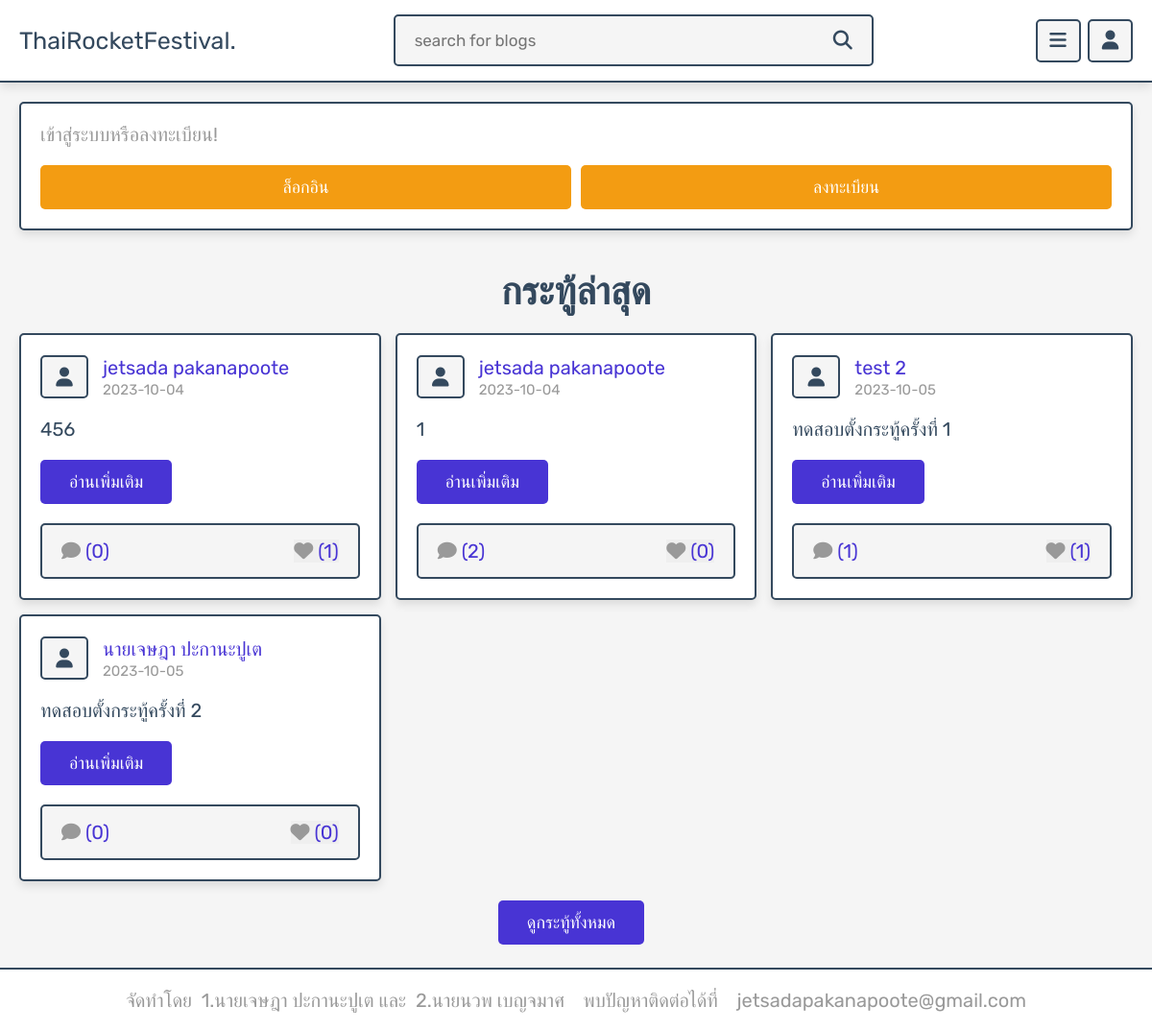
/view_list_posts.php, run on the app's committed database.
### tables this page shows
CREATE TABLE `posts` (
  `post_id` int(100) NOT NULL,
  `user_id` int(100) NOT NULL,
  `name` varchar(100) NOT NULL,
  `title` varchar(100) NOT NULL,
  `content` varchar(10000) NOT NULL,
  `image` varchar(100) NOT NULL,
  `date` date NOT NULL DEFAULT current_timestamp(),
  `status` varchar(10) NOT NULL
);

### view_list_posts.php (the view, shortened to what this page needs)
<?php
include 'components/connect.php';
if(isset($_SESSION['user_id'])){
   $user_id = $_SESSION['user_id'];
}else{
   $user_id = '';
};
?>
<!DOCTYPE html>
<html lang="en">
<head>
   <link rel="stylesheet" href="https://cdnjs.cloudflare.com/ajax/libs/font-awesome/6.1.1/css/all.min.css">
   <link rel="stylesheet" href="css/style.css">
</head>
<body>
<?php include 'components/user_header.php'; ?>
<section class="home-grid">
   <div class="box-container">
      <div class="box">
         <?php
            $select_profile = $conn->prepare("SELECT * FROM `users` WHERE user_id = ?");
            $select_profile->execute([$user_id]);
            if($select_profile->rowCount() > 0){
               $fetch_profile = $select_profile->fetch(PDO::FETCH_ASSOC);
               $count_user_comments = $conn->prepare("SELECT * FROM `comments` WHERE user_id = ?");
               $count_user_comments->execute([$user_id]);
               $total_user_comments = $count_user_comments->rowCount();
               $count_user_likes = $conn->prepare("SELECT * FROM `likes` WHERE user_id = ?");
               $count_user_likes->execute([$user_id]);
               $total_user_likes = $count_user_likes->rowCount();
         ?>
         <p> ผู้ใช้ :<span>&nbsp;<?= $fetch_profile['name']; ?></span></p>
         <p>จำนวนกระทู้ที่คุณความคิดเห็น : <span><?= $total_user_comments; ?></span></p>
         <p>จำนวนกระทู้ที่คุณกดถูกใจ : <span><?= $total_user_likes; ?></span></p>
         <a href="update.php" class="btn">อัพเดตโปรไฟล์</a>
         <div class="flex-btn">
            <a href="user_likes.php" class="option-btn">กระทู้ที่คุณกด like</a>
            <a href="user_add_posts.php" class="option-btn">ตั้งกระทู้</a>
            <a href="user_comments.php" class="option-btn">ความคิดเห็น</a>
         </div>
         <?php
            }else{
         ?>
            <p class="name">เข้าสู่ระบบหรือลงทะเบียน!</p>
            <div class="flex-btn">
               <a href="login.php" class="option-btn">ล็อกอิน</a>
               <a href="register.php" class="option-btn">ลงทะเบียน</a>
            </div>
         <?php
          }
         ?>
      </div>
   </div>
</section>
<section class="posts-container">
   <h1 class="heading">กระทู้ล่าสุด</h1>
   <div class="box-container">
      <?php
         $select_posts = $conn->prepare("SELECT * FROM `posts` WHERE status = ? LIMIT 6 ");
         $select_posts->execute(['active']);
         if($select_posts->rowCount() > 0){
            while($fetch_posts = $select_posts->fetch(PDO::FETCH_ASSOC)){
               $post_id = $fetch_posts['post_id'];
               $count_post_comments = $conn->prepare("SELECT * FROM `comments` WHERE post_id = ?");
               $count_post_comments->execute([$post_id]);
               $total_post_comments = $count_post_comments->rowCount();
               $count_post_likes = $conn->prepare("SELECT * FROM `likes` WHERE post_id = ?");
               $count_post_likes->execute([$post_id]);
               $total_post_likes = $count_post_likes->rowCount();
               $confirm_likes = $conn->prepare("SELECT * FROM `likes` WHERE user_id = ? AND post_id = ?");
               $confirm_likes->execute([$user_id, $post_id]);
      ?>
      <form class="box" method="post">
         <div class="post-admin">
            <i class="fas fa-user"></i>
            <div>
               <a href="author_posts.php?author=<?= $fetch_posts['name']; ?>"><?= $fetch_posts['name']; ?></a>
               <div><?= $fetch_posts['date']; ?></div>
            </div>
         </div>
         <div class="post-title"><?= $fetch_posts['title']; ?></div>
         <a href="view_post.php?post_id=<?= $post_id; ?>" class="inline-btn">อ่านเพิ่มเติม</a>
         <div class="icons">
            <a href="view_post.php?post_id=<?= $post_id; ?>"><i class="fas fa-comment"></i><span>(<?= $total_post_comments; ?>)</span></a>
            <button type="submit" name="like_post"><i class="fas fa-heart" style="<?php if($confirm_likes->rowCount() > 0){ echo 'color:var(--red);'; } ?>  "></i><span>(<?= $total_post_likes; ?>)</span></button>
         </div>
      </form>
      <?php
         }
      }else{
         echo '<p class="empty">ยังไม่มีการเพิ่มโพสต์!</p>';
      }
      ?>
   </div>
   <div class="more-btn" style="text-align: center; margin-top:1rem;">
      <a href="posts.php" class="inline-btn">ดูกระทู้ทั้งหมด</a>
   </div>
</section>
<?php include 'components/footer.php'; ?>
</body>
</html>

### css/style.css (style rules this page uses)
:root { --main-color:#4834d4; --red:#e74c3c; --orange:#f39c12; --black:#34495e; --white:#fff; --light-bg:#f5f5f5; --light-color:#999; --border:.2rem solid var(--black); --box-shadow:0 .5rem 1rem rgba(0,0,0,.1); }
* { font-family: 'Rubik', sans-serif; margin:0; padding:0; box-sizing: border-box; outline: none; border:none; text-decoration: none; }
html { font-size: 62.5%; overflow-x: hidden; scroll-behavior: smooth; scroll-padding-top: 7rem; }
body { background-color: var(--light-bg); padding-bottom: 7rem; }
section { padding:2rem; margin: 0 auto; max-width: 1200px; }
.btn, .delete-btn, .option-btn, .inline-btn, .inline-option-btn, .inline-delete-btn { margin-top: 1rem; border-radius: .5rem; cursor: pointer; font-size: 1.8rem; color:var(--white); padding:1.2rem 3rem; text-transform: capitalize; text-align: center; }
.inline-btn, .inline-option-btn, .inline-delete-btn { display: inline-block; margin-right: 1rem; }
.btn, .delete-btn, .option-btn { display: block; width: 100%; }
.inline-btn, .btn { background-color: var(--main-color); }
.inline-option-btn, .option-btn { background-color: var(--orange); }
.flex-btn { display: flex; gap:1rem; }
.heading { margin-bottom: 2rem; text-align: center; font-size: 4rem; color:var(--black); text-transform: capitalize; }
.home-grid .box-container { display: grid; grid-template-columns: repeat(auto-fit, minmax(33rem, 1fr)); gap:1.5rem; align-items: flex-start; }
.home-grid .box-container .box { border:var(--border); box-shadow: var(--box-shadow); border-radius: .5rem; background-color: var(--white); padding:2rem; overflow: hidden; }
.home-grid .box-container .box p { padding-bottom: 1rem; font-size: 2rem; color:var(--light-color); overflow: hidden; text-overflow: ellipsis; white-space: nowrap; }
.posts-container .box-container { display: grid; grid-template-columns: repeat(auto-fit, minmax(33rem, 1fr)); gap:1.5rem; align-items: flex-start; justify-content: center; }
.posts-container .box-container .box { border:var(--border); box-shadow: var(--box-shadow); border-radius: .5rem; background-color: var(--white); padding:2rem; overflow: hidden; }
.posts-container .box-container .box .post-admin { display: flex; align-items: center; gap:1.5rem; margin-bottom: 2rem; }
.posts-container .box-container .box .post-admin i { text-align: center; height: 4.5rem; width: 5rem; line-height: 4.2rem; font-size: 2rem; border:var(--border); border-radius: .5rem; background-color: var(--light-bg); color:var(--black); }
.posts-container .box-container .box .post-admin a { font-size: 2rem; color:var(--main-color); }
.posts-container .box-container .box .post-admin div { font-size: 1.5rem; margin-top: .2rem; color:var(--light-color); }
.posts-container .box-container .box .post-title { font-size: 2rem; color:var(--black); overflow: hidden; text-overflow: ellipsis; white-space: nowrap; margin-bottom: 1rem; }
.posts-container .box-container .box .icons { display: flex; align-items: center; justify-content: space-between; gap:1rem; background-color: var(--light-bg); border-radius: .5rem; padding:1.5rem 2rem; border:var(--border); margin-top: 2rem; }
.posts-container .box-container .box .icons button { cursor: pointer; }
.posts-container .box-container .box .icons i { margin-right:.5rem; font-size:2rem; color:var(--light-color); }
.posts-container .box-container .box .icons span { font-size: 2rem; color:var(--main-color); }

### data on the page
posts: name "jetsada pakanapoote", date "2023-10-04", title "456", total_post_comments "0", total_post_likes "1"
posts: name "jetsada pakanapoote", date "2023-10-04", title "1", total_post_comments "2", total_post_likes "0"
posts: name "test 2", date "2023-10-05", title "ทดสอบตั้งกระทู้ครั้งที่ 1", total_post_comments "1", total_post_likes "1"
posts: name "นายเจษฎา ปะกานะปูเต", date "2023-10-05", title "ทดสอบตั้งกระทู้ครั้งที่ 2", total_post_comments "0", total_post_likes "0"
